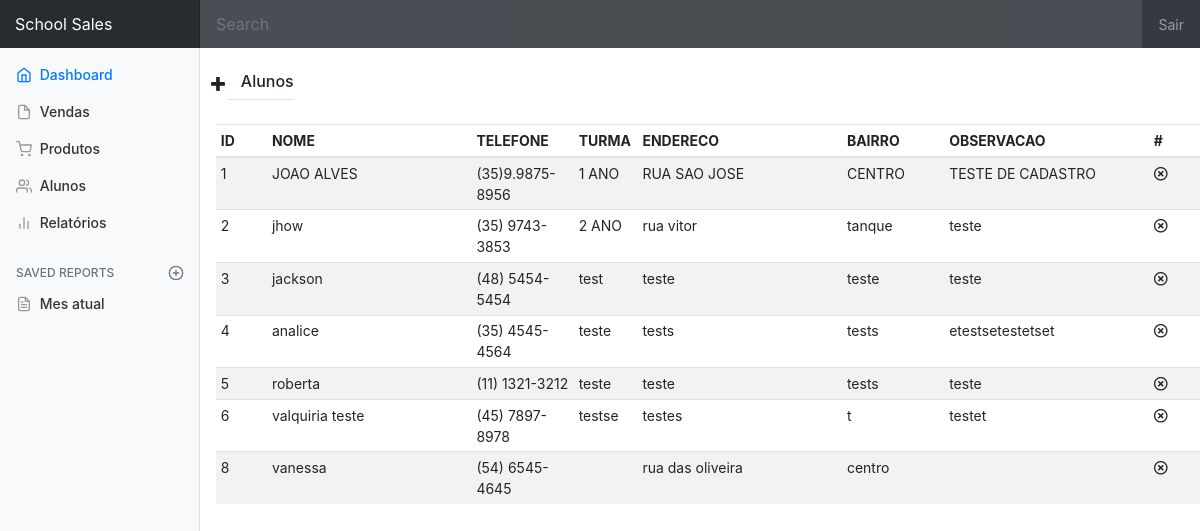
/alunos.php, run on the app's committed database.
### tables this page shows
CREATE TABLE `tbaluno` (
  `id` int(11) NOT NULL,
  `sNome` varchar(200) DEFAULT NULL,
  `sTelefone` varchar(20) DEFAULT NULL,
  `sTurma` varchar(20) DEFAULT NULL,
  `sSexo` varchar(2) DEFAULT NULL,
  `sEndereco` varchar(20) DEFAULT NULL,
  `sBairro` varchar(20) DEFAULT NULL,
  `iNumero` int(11) DEFAULT NULL,
  `sObservacao` text,
  `dataCadastro` timestamp NOT NULL DEFAULT CURRENT_TIMESTAMP,
  `fDeletado` int(11) DEFAULT NULL,
  `sEscola` varchar(200) DEFAULT NULL
);

### alunos.php (the view, shortened to what this page needs)
<!DOCTYPE html>
<html>
<head>
  <?php
  include("connect.php");
  include("header.php");
  ?>
</head>
<body>
  <?php
  include("menu.php");
  ?>
  <div class="container">
    <div class="row">
      <div class="my-3 p-2 bg-white rounded box-shadow">
        <div class="row">
          <a><img src="plus.PNG" title="Inserir" data-toggle="modal" data-target="#modalAluno" class="img" alt="Inserir"></a>
          <h6 class="border-bottom border-gray pb-2 mb-0"> &nbsp;&nbsp; Alunos</h6>
        </div>
      </div>
      <div class="table-responsive">
        <table class="table table-striped table-sm">
          <thead>
            <tr>
              <th style="width: 5%">ID</th>
              <th style="width: 20%">NOME</th>
              <th style="width: 10%">TELEFONE</th>
              <th style="width: 5%">TURMA</th>
              <th style="width: 20%">ENDERECO</th>
              <th style="width: 10%">BAIRRO</th>
              <th style="width: 20%">OBSERVACAO</th>
              <th style="width: 5%">#</th>
            </tr>
          </thead>
          <tbody id="body-aluno">
            <?php
            $strSQL = "";
            $strSQL .= " SELECT ";
            $strSQL .= " 	id, ";
            $strSQL .= " 	sNome, ";
            $strSQL .= " 	sTelefone, ";
            $strSQL .= " 	sTurma, ";
            $strSQL .= " 	sEndereco, ";
            $strSQL .= " 	sBairro, ";
            $strSQL .= " 	sObservacao ";
            $strSQL .= " FROM tbAluno ";
            $strSQL .= " WHERE IFNULL(fDeletado, 0) = 0 ";
            if ($retornoQuery = $MySQLi->query($strSQL)) {
              while ($rsListagem = $retornoQuery->fetch_object()) {
                echo "<tr  ondblclick='edit(" . $rsListagem->id . ")'>";
                printf('<td>%s</td>', $rsListagem->id);
                printf('<td>%s</td>', $rsListagem->sNome);
                printf('<td>%s</td>', $rsListagem->sTelefone);
                printf('<td>%s</td>', $rsListagem->sTurma);
                printf('<td>%s</td>', $rsListagem->sEndereco);
                printf('<td>%s</td>', $rsListagem->sBairro);
                printf('<td>%s</td>', $rsListagem->sObservacao);
                printf("<td><i onclick='remove($rsListagem->id)' title='remover aluno?' class='far fa-times-circle'></i></td>");
                echo "</tr>";
              }
            } else {
              echo trigger_error($MySQLi->error, E_USER_ERROR);
            }
            ?>
          </tbody>
        </table>
      </div>
    </div>
  </div>
</body>
</html>

### header.php (shortened to what this page needs)
<!doctype html>
<html lang="pt-br">
<head>
  <link rel="stylesheet" href="https://use.fontawesome.com/releases/v5.7.0/css/all.css">
  <link rel="stylesheet" href="js/src/sweetalert2.css">
  <link href="dist/css/bootstrap.min.css" rel="stylesheet">
  <link href="dashboard.css" rel="stylesheet">
</head>
<body>
  <nav class="navbar navbar-dark sticky-top bg-dark flex-md-nowrap p-0">
    <a class="navbar-brand col-sm-3 col-md-2 mr-0" href="#">School Sales</a>
    <input class="form-control form-control-dark w-100" type="text" placeholder="Search" aria-label="Search">
    <ul class="navbar-nav px-3">
      <li class="nav-item text-nowrap">
        <a class="nav-link" href="login.php">Sair</a>
      </li>
    </ul>
  </nav>
</body>
</html>

### menu.php
<nav class="col-md-2 d-none d-md-block bg-light sidebar">
  <div class="sidebar-sticky">
    <ul class="nav flex-column">
      <li class="nav-item">
        <a class="nav-link active" href="index.php">
          <span data-feather="home"></span>
          Dashboard <span class="sr-only">(current)</span>
        </a>
      </li>
      <li class="nav-item">
        <a class="nav-link" href="vendas.php">
          <span data-feather="file"></span>
          Vendas
        </a>
      </li>
      <li class="nav-item">
        <a class="nav-link" href="produtos.php">
          <span data-feather="shopping-cart"></span>
          Produtos
        </a>
      </li>
      <li class="nav-item">
        <a class="nav-link" href="alunos.php">
          <span data-feather="users"></span>
          Alunos
        </a>
      </li>
      <li class="nav-item">
        <a class="nav-link" href="">
          <span data-feather="bar-chart-2"></span>
          Relatórios
        </a>
      </li>
    </ul>
    <h6 class="sidebar-heading d-flex justify-content-between align-items-center px-3 mt-4 mb-1 text-muted">
      <span>Saved reports</span>
      <a class="d-flex align-items-center text-muted" href="#">
        <span data-feather="plus-circle"></span>
      </a>
    </h6>
    <ul class="nav flex-column mb-2">
      <li class="nav-item">
        <a class="nav-link" href="#">
          <span data-feather="file-text"></span>
          Mes atual
        </a>
      </li>
    </ul>
  </div>
</nav>

### dashboard.css (style rules this page uses)
body { font-size: .875rem; }
.feather { width: 16px; height: 16px; vertical-align: text-bottom; }
.sidebar { position: fixed; top: 0; bottom: 0; left: 0; z-index: 100; padding: 0; box-shadow: inset -1px 0 0 rgba(0, 0, 0, .1); }
.sidebar-sticky { position: -webkit-sticky; position: sticky; top: 48px; height: calc(100vh - 48px); padding-top: .5rem; overflow-x: hidden; overflow-y: auto; }
.sidebar .nav-link { font-weight: 500; color: #333; }
.sidebar .nav-link .feather { margin-right: 4px; color: #999; }
.sidebar .nav-link.active { color: #007bff; }
.sidebar .nav-link:hover .feather, .sidebar .nav-link.active .feather { color: inherit; }
.sidebar-heading { font-size: .75rem; text-transform: uppercase; }
.navbar-brand { padding-top: .75rem; padding-bottom: .75rem; font-size: 1rem; background-color: rgba(0, 0, 0, .25); box-shadow: inset -1px 0 0 rgba(0, 0, 0, .25); }
.navbar .form-control { padding: .75rem 1rem; border-width: 0; border-radius: 0; }
.form-control-dark { color: #fff; background-color: rgba(255, 255, 255, .1); border-color: rgba(255, 255, 255, .1); }
.border-bottom { border-bottom: 1px solid #e5e5e5; }

### alunos.php (style rules this page uses)
div.container { margin-left: 18%; width: auto }

### data on the page
tbaluno: id "1", sNome "JOAO ALVES", sTelefone "(35)9.9875-8956", sTurma "1 ANO", sEndereco "RUA SAO JOSE", sBairro "CENTRO", sObservacao "TESTE DE CADASTRO"
tbaluno: id "2", sNome "jhow", sTelefone "(35) 9743-3853", sTurma "2 ANO", sEndereco "rua vitor", sBairro "tanque", sObservacao "teste"
tbaluno: id "3", sNome "jackson", sTelefone "(48) 5454-5454", sTurma "test", sEndereco "teste", sBairro "teste", sObservacao "teste"
tbaluno: id "4", sNome "analice", sTelefone "(35) 4545-4564", sTurma "teste", sEndereco "tests", sBairro "tests", sObservacao "etestsetestetset"
tbaluno: id "5", sNome "roberta", sTelefone "(11) 1321-3212", sTurma "teste", sEndereco "teste", sBairro "tests", sObservacao "teste"
tbaluno: id "6", sNome "valquiria teste", sTelefone "(45) 7897-8978", sTurma "testse", sEndereco "testes", sBairro "t", sObservacao "testet"
tbaluno: id "8", sNome "vanessa", sTelefone "(54) 6545-4645", sEndereco "rua das oliveira", sBairro "centro"
